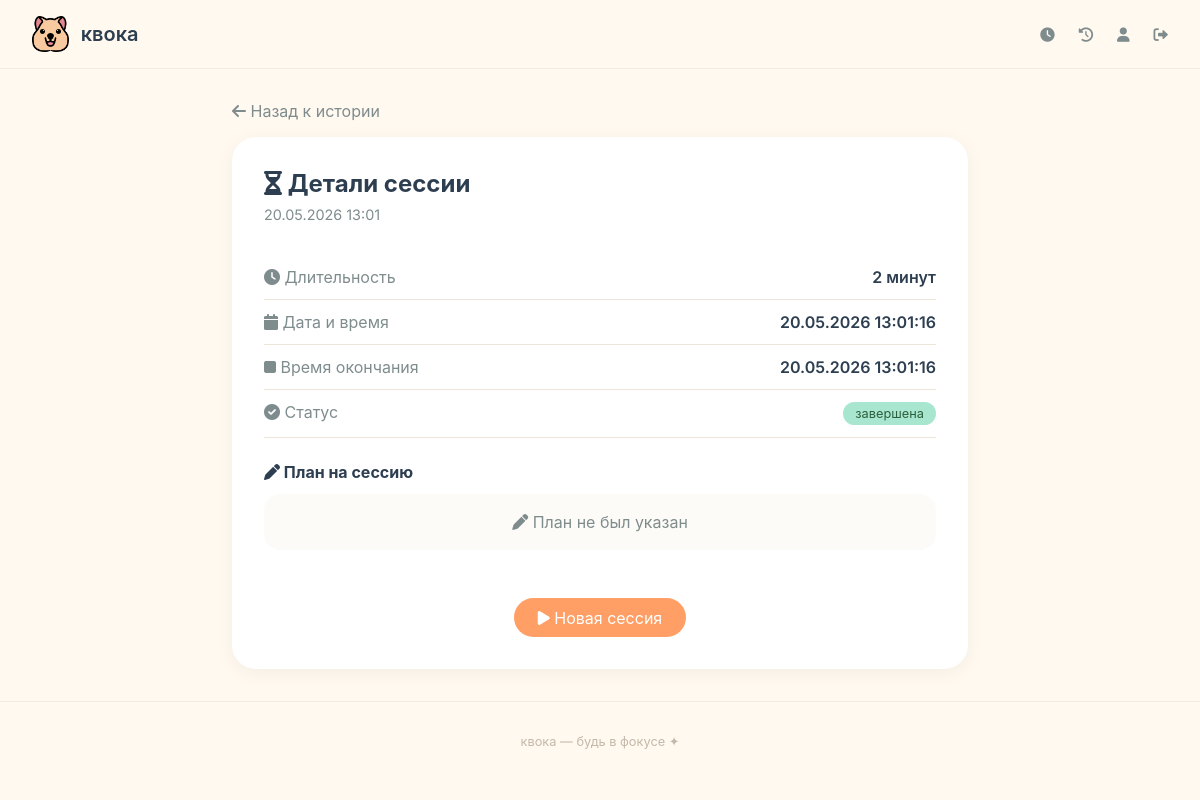
Page /session/7/ (signed in) on the committed database.
### core/models.py (models this page shows, shortened)
class FocusSession(models.Model):
    user = models.ForeignKey(User, on_delete=models.CASCADE, related_name='sessions')
    start_time = models.DateTimeField(auto_now_add=True)
    end_time = models.DateTimeField(null=True, blank=True)
    minutes = models.IntegerField(default=0)
    completed = models.BooleanField(default=False)
    plan_text = models.TextField(blank=True, verbose_name='План на сессию')
    plan_done = models.BooleanField(default=False, verbose_name='План выполнен')

### core/views.py (the view)
# urls.py: path('session/<int:session_id>/', views.session_detail, name='session_detail'),
@login_required
def session_detail(request, session_id):
    session = get_object_or_404(FocusSession, id=session_id, user=request.user)
    return render(request, 'core/session_detail.html', {'session': session})

### templates/core/session_detail.html (shortened to what this page needs)
{% extends 'base.html' %}
{% load static %}
{% block content %}
<div class="detail-container">
    <a href="{% url 'session_history' %}" class="back-link">
        <i class="fas fa-arrow-left"></i> Назад к истории
    </a>
    <div class="detail-card">
        <h1 class="detail-title">
            <i class="fas fa-hourglass-half"></i> Детали сессии
        </h1>
        <p class="detail-date">
            {{ session.start_time|date:"d.m.Y H:i" }}
        </p>
        <div class="info-section">
            <div class="info-row">
                <span class="info-label"><i class="fas fa-clock"></i> Длительность</span>
                <span class="info-value">{{ session.minutes }} минут</span>
            </div>
            <div class="info-row">
                <span class="info-label"><i class="fas fa-calendar"></i> Дата и время</span>
                <span class="info-value">{{ session.start_time|date:"d.m.Y H:i:s" }}</span>
            </div>
            {% if session.end_time %}
            <div class="info-row">
                <span class="info-label"><i class="fas fa-stop"></i> Время окончания</span>
                <span class="info-value">{{ session.end_time|date:"d.m.Y H:i:s" }}</span>
            </div>
            {% endif %}
            <div class="info-row">
                <span class="info-label"><i class="fas fa-check-circle"></i> Статус</span>
                <span class="badge-completed">завершена</span>
            </div>
        </div>
        <div class="plan-section">
            <h3 class="plan-title">
                <i class="fas fa-pen"></i> План на сессию
            </h3>
            {% if session.plan_text %}
                <div class="plan-content">
                    {{ session.plan_text|linebreaks }}
                </div>
                <div class="plan-status">
                    <span class="info-label"><i class="fas fa-check"></i> Выполнение плана</span>
                    {% if session.plan_done %}
                        <span class="badge-plan-done">Выполнено</span>
                    {% else %}
                        <span class="badge-plan-not">Не выполнено</span>
                    {% endif %}
                </div>
            {% else %}
                <div class="plan-content" style="text-align: center; color: #7F8C8D;">
                    <i class="fas fa-pen"></i> План не был указан
                </div>
            {% endif %}
        </div>
        <div class="text-center">
            <a href="{% url 'dashboard' %}" class="new-session-btn">
                <i class="fas fa-play"></i> Новая сессия
            </a>
        </div>
    </div>
</div>
{% endblock %}

### static/css/style.css (style rules this page uses)
* { margin: 0; padding: 0; box-sizing: border-box; }
body { font-family: 'Inter', -apple-system, BlinkMacSystemFont, sans-serif; background: #FFF9F0; color: #2C3E50; min-height: 100vh; }

### templates/core/session_detail.html (style rules this page uses)
.detail-container { max-width: 800px; margin: 0 auto; padding: 2rem; }
.detail-card { background: #FFFFFF; border-radius: 1.5rem; padding: 2rem; box-shadow: 0 4px 20px rgba(0, 0, 0, 0.05); }
.back-link { display: inline-block; margin-bottom: 1rem; color: #7F8C8D; text-decoration: none; transition: color 0.2s; }
.detail-title { font-size: 1.5rem; margin-bottom: 0.5rem; color: #2C3E50; }
.detail-date { color: #7F8C8D; margin-bottom: 2rem; font-size: 0.9rem; }
.info-row { display: flex; justify-content: space-between; padding: 0.75rem 0; border-bottom: 1px solid #EDE5DA; }
.info-label { color: #7F8C8D; }
.info-value { font-weight: 600; color: #2C3E50; }
.plan-section { margin-top: 1.5rem; }
.plan-title { font-size: 1rem; margin-bottom: 0.75rem; color: #2C3E50; }
.plan-content { background: #FDFBF7; border-radius: 1rem; padding: 1rem; margin-bottom: 1rem; color: #4A5568; line-height: 1.5; }
.badge-completed { background: #A8E6CF; color: #2C5F3D; padding: 0.25rem 0.75rem; border-radius: 1rem; font-size: 0.8rem; display: inline-block; }
.new-session-btn { display: inline-block; background: #FF9F66; color: white; padding: 0.6rem 1.5rem; border-radius: 2rem; text-decoration: none; margin-top: 2rem; transition: background 0.2s; }
.text-center { text-align: center; }

### rows in the picture
FocusSession: start_time "20.05.2026 13:01", minutes "2", start_time "20.05.2026 13:01:16", end_time "20.05.2026 13:01:16"
